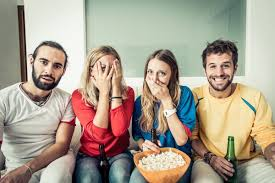
#> input picture amigos2.jpg, 275 x 183 px
$ python DetectarRostro.py
#> lines starting #> are read from the running program, lines starting #| are printed output that depends on the picture; after the words box and inside, x2 and y2 are one past the last pixel; in counts of white or black regions, pixels touching at a corner belong together
from re import S
from sys import maxsize
import cv2
from cv2 import rectangle
from cv2 import imshow
from cv2 import waitKey
from cv2 import destroyAllWindows
import numpy as np

detectarostro = cv2.CascadeClassifier("haarcascade_frontalface_default.xml")

#*Dectar sobre imagen/Foto

foto = cv2.imread('amigos2.jpg')
#> foto is the input picture: shape (183, 275, 3); mean B, G, R 141.9, 158, 169.8

#*Cambiar a las escala de gris
gris = cv2.cvtColor(foto, cv2.COLOR_BGR2GRAY)
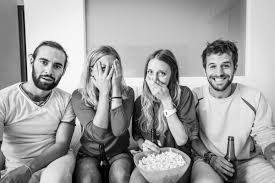
#> gris: shape (183, 275); min 0, max 255, mean 159.7

#*VARIABLES Y FUNCIONES PARA DETECCION DE ROSTROS

caras = detectarostro.detectMultiScale(
    gris,
    scaleFactor = 1.2,
    minNeighbors = 5,
    minSize = (30,30),
    maxSize = (0,200)
)
#> caras = [[27, 47, 45, 45], [200, 51, 40, 40]]
#*Dibujar los rostros detectados

for (x1, y1, x2, y2) in caras:
    cv2.rectangle(foto, (x1, y1), (x1 + x2, y1+y2), (255, 255, 255), 2)
#> this loop made 2 passes
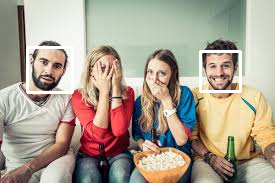
#> foto: shape (183, 275, 3); 2.01% of pixels changed, all inside (x1, y1, x2, y2) = (26, 46, 242, 94)

#* Mostrar la imagen
cv2.imshow('Imagen Dectectada', foto)
cv2.waitKey(0)
cv2.destroyAllWindows()

$ run again, with amigos3.jpg copied over amigos2.jpg
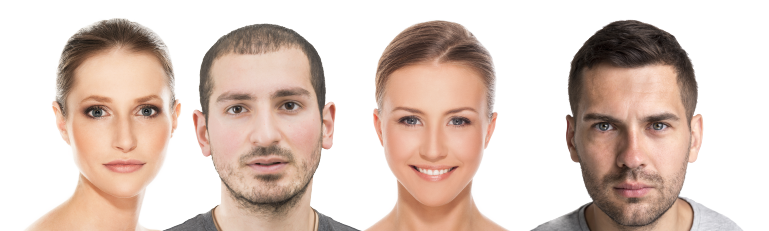
#> input picture amigos3.jpg, 769 x 231 px
#> foto is the input picture: shape (231, 769, 3); mean B, G, R 191.4, 200.8, 219.3
#> `gris = cv2.cvtColor(foto, cv2.COLOR_BGR2GRAY)`:
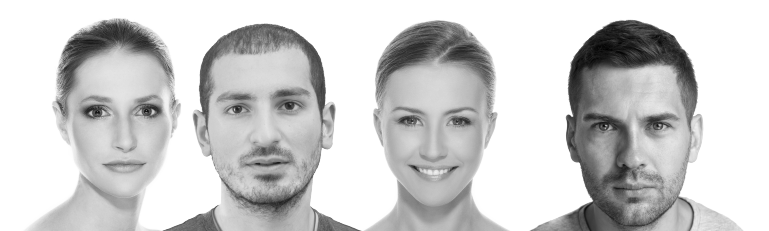
#> gris: shape (231, 769); min 0, max 255, mean 205.3
#> caras = [[50, 57, 144, 144], [366, 69, 134, 134], [567, 76, 130, 130], [188, 46, 152, 152]]
#> the loop `for (x1, y1, x2, y2) in caras:` made 4 passes
#> after the loop `for (x1, y1, x2, y2) in caras:`:
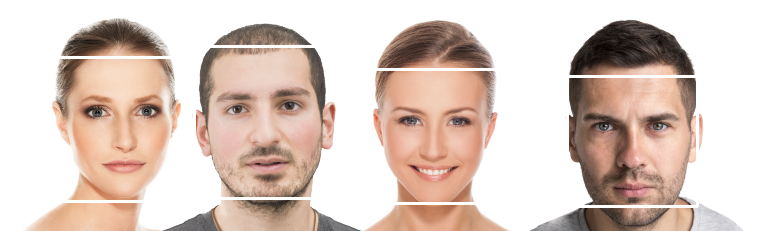
#> foto: shape (231, 769, 3); 1.66% of pixels changed, all inside (x1, y1, x2, y2) = (51, 45, 699, 208)
